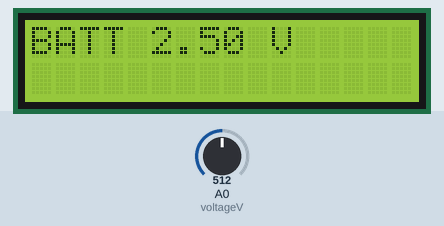
A sketch run on a simulated Arduino Uno, built with avr-gcc and run on an emulated ATmega328P. Shown: 16×2 character LCD. The test bench sets the inputs (shaded band); at power-on: A0 (voltageV) = 512.

Above: at 1.2 s.
1.3 s: A0 (voltageV) set to 716
At 2.8 s:
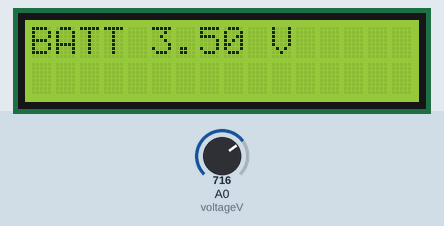
3.1 s: A0 (voltageV) set to 900
At 4.2 s:
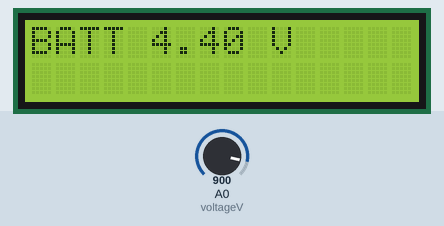
4.6 s: A0 (voltageV) set to 1023
At 5.4 s:
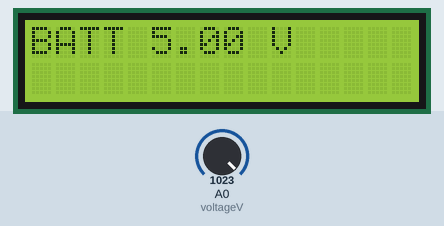
Timing chart, 0 to 7.6 s (numbered marks = the images above; inputs shaded):
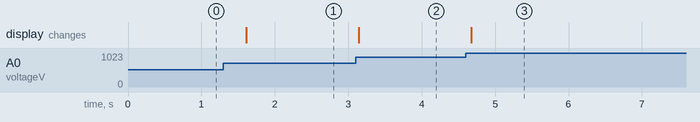

The sketch:

CMPE310_lab7.ino
```cpp
#include <Wire.h>
#include <LiquidCrystal_I2C.h>

LiquidCrystal_I2C lcd(0x27, 16, 2);
int voltageV = A0;

void setup() {
  pinMode (voltageV, INPUT);
  lcd.init();
  lcd.backlight();
}

void loop() {
  int VoltageMsmt = analogRead(voltageV);
  float Vcalc = (5.0/1023) * VoltageMsmt;
  lcd.setCursor(0,0);
  lcd.print("BATT ");
  lcd.print(Vcalc);
  lcd.print(" V");
  delay(500);
}
```

Measured:
- after the input at 1.3 s, the display: changes after 0.31 s (image 1)
- after the input at 3.1 s, the display: changes at once (image 2)
- after the input at 4.6 s, the display: changes after 0.08 s (image 3)
